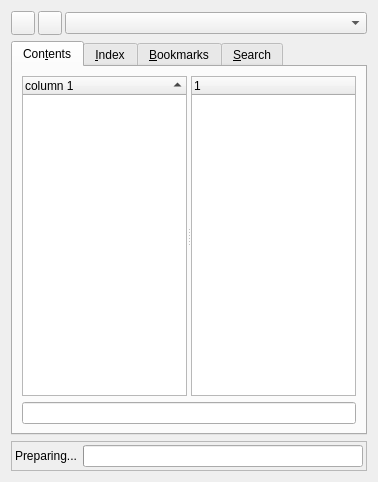
<?xml version="1.0" encoding="UTF-8"?>
<ui version="4.0">
 <comment>*********************************************************************
*********************************************************************</comment>
 <class>LeftPanel</class>
 <widget class="QWidget" name="LeftPanel">
  <property name="geometry">
   <rect>
    <x>0</x>
    <y>0</y>
    <width>378</width>
    <height>482</height>
   </rect>
  </property>
  <property name="windowTitle">
   <string>Help</string>
  </property>
  <property name="whatsThis">
   <string>&lt;b&gt;Project&lt;/b&gt;&lt;p&gt;Choose the topic you want from the contents list.&lt;/p&gt;</string>
  </property>
  <layout class="QGridLayout" name="gridLayout">
   <item row="0" column="0">
    <layout class="QHBoxLayout">
     <property name="spacing">
      <number>3</number>
     </property>
     <item>
      <widget class="QPushButton" name="BProjectDelete">
       <property name="minimumSize">
        <size>
         <width>24</width>
         <height>24</height>
        </size>
       </property>
       <property name="maximumSize">
        <size>
         <width>24</width>
         <height>24</height>
        </size>
       </property>
       <property name="toolTip">
        <string>Remove project from list</string>
       </property>
       <property name="text">
        <string/>
       </property>
       <property name="icon">
        <iconset resource="../../resources/resources.qrc">
         <normaloff>:/project/images/prj_delete.png</normaloff>:/project/images/prj_delete.png</iconset>
       </property>
       <property name="iconSize">
        <size>
         <width>20</width>
         <height>20</height>
        </size>
       </property>
      </widget>
     </item>
     <item>
      <widget class="QPushButton" name="BProjectAdd">
       <property name="minimumSize">
        <size>
         <width>24</width>
         <height>24</height>
        </size>
       </property>
       <property name="maximumSize">
        <size>
         <width>24</width>
         <height>24</height>
        </size>
       </property>
       <property name="toolTip">
        <string>Add project to list</string>
       </property>
       <property name="text">
        <string/>
       </property>
       <property name="icon">
        <iconset resource="../../resources/resources.qrc">
         <normaloff>:/project/images/prj_add.png</normaloff>:/project/images/prj_add.png</iconset>
       </property>
       <property name="iconSize">
        <size>
         <width>20</width>
         <height>20</height>
        </size>
       </property>
      </widget>
     </item>
     <item>
      <widget class="QComboBox" name="CBProjects">
       <property name="toolTip">
        <string>List of projects</string>
       </property>
      </widget>
     </item>
    </layout>
   </item>
   <item row="1" column="0">
    <widget class="QTabWidget" name="tabWidget">
     <property name="whatsThis">
      <string>Displays contents of project, index or bookmarks. Another tab inherits the full text search.</string>
     </property>
     <property name="currentIndex">
      <number>0</number>
     </property>
     <widget class="QWidget" name="contentPage">
      <property name="whatsThis">
       <string>&lt;b&gt;Project&lt;/b&gt;&lt;p&gt;Choose the topic you want from the contents list.&lt;/p&gt;</string>
      </property>
      <attribute name="title">
       <string>Con&amp;tents</string>
      </attribute>
      <layout class="QVBoxLayout" name="verticalLayout">
       <item>
        <widget class="QSplitter" name="splitter">
         <property name="sizePolicy">
          <sizepolicy hsizetype="Expanding" vsizetype="Expanding">
           <horstretch>0</horstretch>
           <verstretch>0</verstretch>
          </sizepolicy>
         </property>
         <property name="orientation">
          <enum>Qt::Horizontal</enum>
         </property>
         <widget class="QTreeWidget" name="listContents">
          <property name="contextMenuPolicy">
           <enum>Qt::CustomContextMenu</enum>
          </property>
          <property name="whatsThis">
           <string>&lt;b&gt;Contents list of project.&lt;/b&gt;&lt;p&gt;Click an item to see the page.&lt;/p&gt;</string>
          </property>
          <property name="editTriggers">
           <set>QAbstractItemView::EditKeyPressed</set>
          </property>
          <property name="dragDropMode">
           <enum>QAbstractItemView::InternalMove</enum>
          </property>
          <property name="selectionBehavior">
           <enum>QAbstractItemView::SelectItems</enum>
          </property>
          <property name="autoExpandDelay">
           <number>2</number>
          </property>
          <property name="uniformRowHeights">
           <bool>true</bool>
          </property>
          <property name="sortingEnabled">
           <bool>true</bool>
          </property>
          <property name="wordWrap">
           <bool>false</bool>
          </property>
          <column>
           <property name="text">
            <string>column 1</string>
           </property>
          </column>
         </widget>
         <widget class="QTreeWidget" name="TWSubItems">
          <property name="rootIsDecorated">
           <bool>false</bool>
          </property>
          <column>
           <property name="text">
            <string/>
           </property>
          </column>
         </widget>
        </widget>
       </item>
       <item>
        <layout class="QHBoxLayout" name="horizontalLayout">
         <property name="spacing">
          <number>0</number>
         </property>
         <item>
          <widget class="QLineEdit" name="LELocateItemByName">
           <property name="sizePolicy">
            <sizepolicy hsizetype="Expanding" vsizetype="Fixed">
             <horstretch>0</horstretch>
             <verstretch>0</verstretch>
            </sizepolicy>
           </property>
           <property name="toolTip">
            <string>Search for an item</string>
           </property>
          </widget>
         </item>
        </layout>
       </item>
      </layout>
     </widget>
     <widget class="QWidget" name="indexPage">
      <attribute name="title">
       <string>&amp;Index</string>
      </attribute>
      <layout class="QVBoxLayout" name="_2">
       <property name="spacing">
        <number>6</number>
       </property>
       <property name="margin">
        <number>5</number>
       </property>
       <item>
        <widget class="QLabel" name="TextLabel1">
         <property name="text">
          <string>&amp;Look For:</string>
         </property>
         <property name="buddy">
          <cstring>editIndex</cstring>
         </property>
        </widget>
       </item>
       <item>
        <widget class="QLineEdit" name="editIndex">
         <property name="enabled">
          <bool>false</bool>
         </property>
         <property name="toolTip">
          <string>Enter keyword</string>
         </property>
         <property name="whatsThis">
          <string>&lt;b&gt;Enter a keyword.&lt;/b&gt;&lt;p&gt;The list will select an item that matches the entered string best.&lt;/p&gt;</string>
         </property>
        </widget>
       </item>
       <item>
        <widget class="QListView" name="listIndex">
         <property name="enabled">
          <bool>false</bool>
         </property>
         <property name="contextMenuPolicy">
          <enum>Qt::CustomContextMenu</enum>
         </property>
         <property name="whatsThis">
          <string>&lt;b&gt;List of available topics.&lt;/b&gt;&lt;p&gt;Double-click on an item to open its page. If more than one is found, you must specify which page you want.&lt;/p&gt;</string>
         </property>
        </widget>
       </item>
      </layout>
     </widget>
     <widget class="QWidget" name="bookmarkPage">
      <attribute name="title">
       <string>&amp;Bookmarks</string>
      </attribute>
      <layout class="QVBoxLayout" name="_3">
       <property name="spacing">
        <number>6</number>
       </property>
       <property name="margin">
        <number>5</number>
       </property>
       <item>
        <widget class="QTreeWidget" name="listBookmarks">
         <property name="contextMenuPolicy">
          <enum>Qt::CustomContextMenu</enum>
         </property>
         <property name="whatsThis">
          <string>Displays the list of bookmarks.</string>
         </property>
         <property name="uniformRowHeights">
          <bool>true</bool>
         </property>
         <column>
          <property name="text">
           <string>column 1</string>
          </property>
         </column>
        </widget>
       </item>
       <item>
        <layout class="QHBoxLayout" name="_4">
         <property name="spacing">
          <number>6</number>
         </property>
         <property name="margin">
          <number>0</number>
         </property>
         <item>
          <spacer>
           <property name="orientation">
            <enum>Qt::Horizontal</enum>
           </property>
           <property name="sizeType">
            <enum>QSizePolicy::Expanding</enum>
           </property>
           <property name="sizeHint" stdset="0">
            <size>
             <width>20</width>
             <height>20</height>
            </size>
           </property>
          </spacer>
         </item>
         <item>
          <widget class="QPushButton" name="buttonAdd">
           <property name="toolTip">
            <string>Add new bookmark</string>
           </property>
           <property name="whatsThis">
            <string>Add the currently displayed page as a new bookmark.</string>
           </property>
           <property name="text">
            <string>&amp;New</string>
           </property>
          </widget>
         </item>
         <item>
          <widget class="QPushButton" name="buttonRemove">
           <property name="toolTip">
            <string>Delete bookmark</string>
           </property>
           <property name="whatsThis">
            <string>Delete the selected bookmark.</string>
           </property>
           <property name="text">
            <string>&amp;Delete</string>
           </property>
          </widget>
         </item>
        </layout>
       </item>
      </layout>
     </widget>
     <widget class="QWidget" name="searchPage">
      <attribute name="title">
       <string>&amp;Search</string>
      </attribute>
      <layout class="QGridLayout" name="_5">
       <property name="margin">
        <number>5</number>
       </property>
       <property name="spacing">
        <number>6</number>
       </property>
       <item row="3" column="0">
        <spacer>
         <property name="orientation">
          <enum>Qt::Vertical</enum>
         </property>
         <property name="sizeType">
          <enum>QSizePolicy::Fixed</enum>
         </property>
         <property name="sizeHint" stdset="0">
          <size>
           <width>20</width>
           <height>20</height>
          </size>
         </property>
        </spacer>
       </item>
       <item row="0" column="0">
        <widget class="QLabel" name="TextLabel1_2">
         <property name="text">
          <string>Searching f&amp;or:</string>
         </property>
         <property name="buddy">
          <cstring>termsEdit</cstring>
         </property>
        </widget>
       </item>
       <item row="1" column="0">
        <widget class="QLineEdit" name="termsEdit">
         <property name="toolTip">
          <string>Enter searchword(s).</string>
         </property>
         <property name="whatsThis">
          <string>&lt;b&gt;Enter search word(s).&lt;/b&gt;&lt;p&gt;Enter here the word(s) you are looking for. The words may contain wildcards (*). For a sequence of words quote them.&lt;/p&gt;</string>
         </property>
        </widget>
       </item>
       <item row="5" column="0">
        <widget class="QListWidget" name="resultBox">
         <property name="contextMenuPolicy">
          <enum>Qt::CustomContextMenu</enum>
         </property>
         <property name="whatsThis">
          <string>&lt;b&gt;Found documents&lt;/b&gt;&lt;p&gt;This list contains all found documents from the last search. The documents are ordered, i.e. the first document has the most matches.&lt;/p&gt;</string>
         </property>
        </widget>
       </item>
       <item row="4" column="0">
        <widget class="QLabel" name="TextLabel2">
         <property name="text">
          <string>Found &amp;Documents:</string>
         </property>
         <property name="buddy">
          <cstring>resultBox</cstring>
         </property>
        </widget>
       </item>
       <item row="2" column="0">
        <layout class="QHBoxLayout" name="_6">
         <property name="spacing">
          <number>6</number>
         </property>
         <property name="margin">
          <number>1</number>
         </property>
         <item>
          <widget class="QPushButton" name="helpButton">
           <property name="enabled">
            <bool>false</bool>
           </property>
           <property name="toolTip">
            <string>Display the help page.</string>
           </property>
           <property name="whatsThis">
            <string>Display the help page for the full text search.</string>
           </property>
           <property name="text">
            <string>He&amp;lp</string>
           </property>
          </widget>
         </item>
         <item>
          <spacer>
           <property name="orientation">
            <enum>Qt::Horizontal</enum>
           </property>
           <property name="sizeType">
            <enum>QSizePolicy::Expanding</enum>
           </property>
           <property name="sizeHint" stdset="0">
            <size>
             <width>61</width>
             <height>21</height>
            </size>
           </property>
          </spacer>
         </item>
         <item>
          <widget class="QPushButton" name="searchButton">
           <property name="enabled">
            <bool>false</bool>
           </property>
           <property name="toolTip">
            <string>Start searching.</string>
           </property>
           <property name="whatsThis">
            <string>Pressing this button starts the search.</string>
           </property>
           <property name="text">
            <string>&amp;Search</string>
           </property>
          </widget>
         </item>
        </layout>
       </item>
      </layout>
     </widget>
    </widget>
   </item>
   <item row="2" column="0">
    <widget class="QFrame" name="framePrepare">
     <property name="frameShape">
      <enum>QFrame::StyledPanel</enum>
     </property>
     <property name="frameShadow">
      <enum>QFrame::Raised</enum>
     </property>
     <layout class="QHBoxLayout">
      <property name="spacing">
       <number>6</number>
      </property>
      <property name="margin">
       <number>3</number>
      </property>
      <item>
       <widget class="QLabel" name="labelPrepare">
        <property name="text">
         <string>Preparing...</string>
        </property>
       </widget>
      </item>
      <item>
       <widget class="QProgressBar" name="progressPrepare"/>
      </item>
     </layout>
    </widget>
   </item>
  </layout>
 </widget>
 <resources>
  <include location="../../resources/resources.qrc"/>
 </resources>
 <connections/>
</ui>
